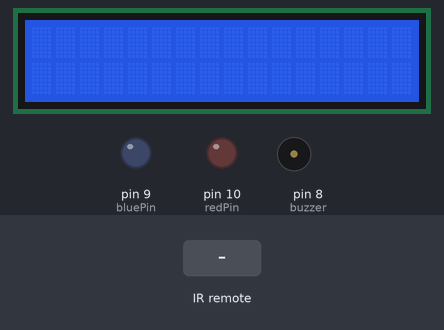
A sketch run on a simulated Arduino Uno, built with avr-gcc and run on an emulated ATmega328P. Parts: 16×2 character LCD, output pins drawn as LEDs (lit = HIGH), buzzer (waves = sounding, pin HIGH). The inputs (shaded band) are chosen by the test bench.

Above: at 1.2 s.
1.3 s: infrared code 0xFF6897 received
At 2.1 s:
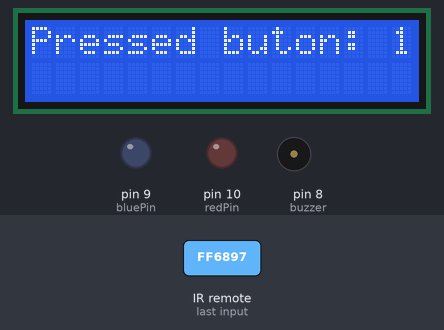
3.3 s: infrared code 0xFF629D received
At 4.4 s:
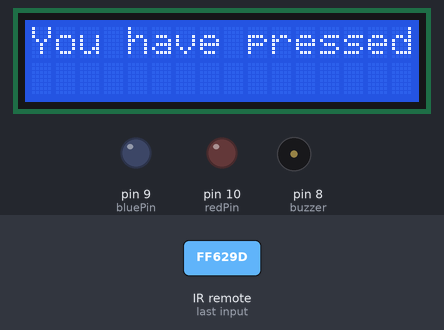
4.8 s: infrared code 0xFF9867 received
At 5.6 s:
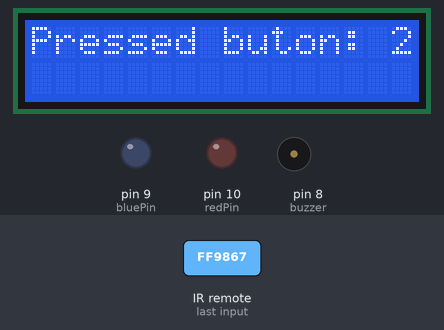
6.4 s: infrared code 0xFF22DD received
At 6.8 s:
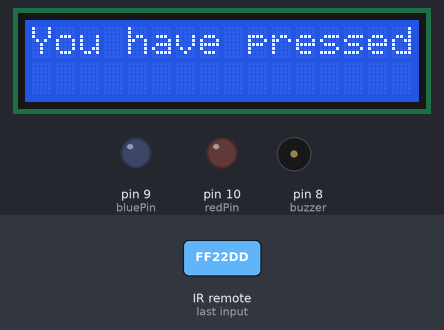
7.9 s: infrared code 0xFFB04F received
At 8.3 s:
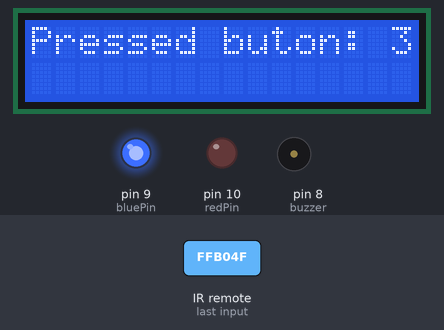
9.9 s: infrared code 0xFF02FD received
At 10.6 s:
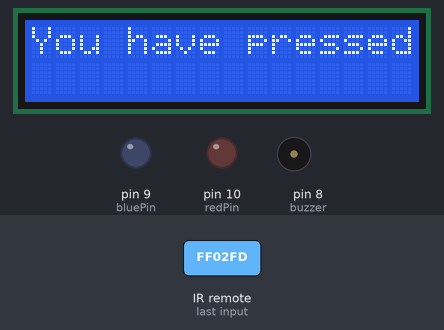
Timing chart, 0 to 12.4 s (numbered marks = the images above; inputs shaded):
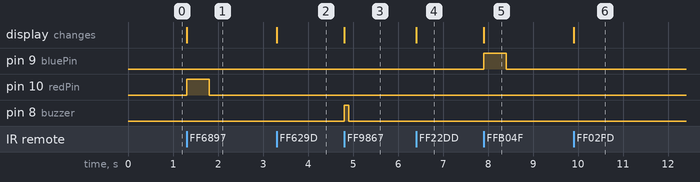

Measured:
- after the input at 1.3 s, pin 10 (redPin): LOW → HIGH at once, → LOW 0.50 s later; the display: changes at once (image 1)
- after the input at 3.3 s, the display: changes at once (image 2)
- after the input at 4.8 s, pin 8 (buzzer): LOW → HIGH at once, → LOW 0.10 s later; the display: changes at once (image 3)
- after the input at 6.4 s, the display: changes at once (image 4)
- after the input at 7.9 s, pin 9 (bluePin): LOW → HIGH at once, → LOW 0.50 s later; the display: changes at once (image 5)
- after the input at 9.9 s, the display: changes at once (image 6)

The sketch:

LCD_Display_IR_Control_LED_BUZZER.ino
```cpp
#include <IRremote.h> //добавяне на библютека за инфраред управление
#include <LiquidCrystal.h> //добавяне на библютека за LCD

//инициализиране на константи пинове
const byte RECV_PIN = 7;
LiquidCrystal lcd(12, 11, 5, 4, 3, 2);
IRrecv irrecv(RECV_PIN);
decode_results results;
unsigned long key_value = 0;

const byte redPin = 10;
const byte bluePin = 9;
const byte buzzer = 8;


void setup(){
  Serial.begin(9600);
  irrecv.enableIRIn();
  irrecv.blink13(true); //пин 13 светва при получаване на сигнал от дистанционото
  lcd.begin(16, 2); //инициализация на дисплея 2 реда 16 колони
  irrecv.enableIRIn();
  irrecv.blink13(true);
  pinMode(redPin, OUTPUT); //инициализация на червен диод
  pinMode(bluePin, OUTPUT); //инициализация на червен диод
  pinMode(buzzer, OUTPUT); //инициализация на бъзера

}

void loop(){

  if (irrecv.decode(&results)){
    if (results.value == 0XFFFFFFFF)
    results.value = key_value;
    lcd.setCursor(0, 0);
    lcd.clear();


    switch(results.value){

      case 0xFF629D: // бутон нагоре
      lcd.print("You have pressed UP");
      break;

      case 0xFF22DD: // бутон наляво
      lcd.print("You have pressed LEFT");
      break;

      case 0xFF02FD: //бутон ОК
      lcd.print("You have pressed OK");
      break;

      case 0xFFC23D: //бутон надясно
      lcd.print("You have pressed RIGHT");
      break;

      case 0xFFA857: //бутон надолу
      lcd.print("You have pressed DOWN");
      break;

      case 0xFF6897: //бутон 1
      lcd.print("Pressed buton: 1");
      digitalWrite(redPin, HIGH);
      delay(500);
      digitalWrite(redPin, LOW);
      break;

      case 0xFF9867: //бутон 2
      lcd.print("Pressed buton: 2");
      digitalWrite(buzzer,HIGH);
      delay(100);
      digitalWrite(buzzer, LOW);
      break;

      case 0xFFB04F: //бутон 3
      lcd.print("Pressed buton: 3");
      digitalWrite(bluePin, HIGH);
      delay(500);
      digitalWrite(bluePin, LOW);
      break;

      case 0xFF30CF: //бутон 4
      lcd.print("Pressed buton: 4");
      break;

      case 0xFF18E7: //бутон 5
      lcd.print("Pressed buton: 5");
      break;

      case 0xFF7A85: //бутон 6
      lcd.print("Pressed buton: 6");
      break;

      case 0xFF10EF: //бутон 7
      lcd.print("Pressed buton: 7");
      break;

      case 0xFF38C7: //бутон 8
      lcd.print("Pressed buton: 8");
      break;

      case 0xFF5AA5: //бутон 9
      lcd.print("Pressed buton: 9");
      break;

      case 0xFF42BD: //бутон *
      lcd.print("Pressed buton: *");
      break;

      case 0xFF4AB5: //бутон 0
      lcd.print("Pressed buton: 0");
      break;

      case 0xFF52AD: //бутон №
      lcd.print("Pressed buton: #");
      break;

      default:
      lcd.print("Press any key");
      break;

      }

    key_value = results.value;
    irrecv.resume(); //рестартиране на инфрачетеца

  }
}
```
